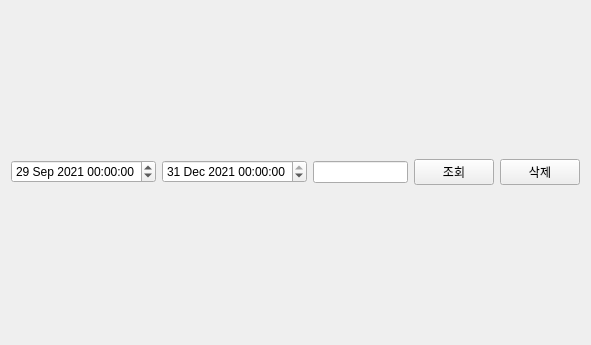
<?xml version="1.0" encoding="UTF-8"?>
<ui version="4.0">
 <class>Tab4ChartPlot</class>
 <widget class="QWidget" name="Tab4ChartPlot">
  <property name="geometry">
   <rect>
    <x>0</x>
    <y>0</y>
    <width>591</width>
    <height>345</height>
   </rect>
  </property>
  <property name="windowTitle">
   <string>Form</string>
  </property>
  <layout class="QVBoxLayout" name="verticalLayout_2" stretch="1,9">
   <item>
    <layout class="QHBoxLayout" name="horizontalLayout" stretch="3,3,3,1,1">
     <item>
      <widget class="QDateTimeEdit" name="pDateTimeEditTo">
       <property name="dateTime">
        <datetime>
         <hour>0</hour>
         <minute>0</minute>
         <second>0</second>
         <year>2021</year>
         <month>9</month>
         <day>29</day>
        </datetime>
       </property>
      </widget>
     </item>
     <item>
      <widget class="QDateTimeEdit" name="pDateTimeEditFrom">
       <property name="dateTime">
        <datetime>
         <hour>0</hour>
         <minute>0</minute>
         <second>0</second>
         <year>2021</year>
         <month>12</month>
         <day>31</day>
        </datetime>
       </property>
      </widget>
     </item>
     <item>
      <widget class="QLineEdit" name="pLEName">
       <property name="text">
        <string/>
       </property>
      </widget>
     </item>
     <item>
      <widget class="QPushButton" name="pPBAddButton">
       <property name="text">
        <string>조회</string>
       </property>
      </widget>
     </item>
     <item>
      <widget class="QPushButton" name="pPBClearButton">
       <property name="text">
        <string>삭제</string>
       </property>
      </widget>
     </item>
    </layout>
   </item>
   <item>
    <layout class="QVBoxLayout" name="verticalLayout"/>
   </item>
  </layout>
 </widget>
 <resources/>
 <connections/>
</ui>
